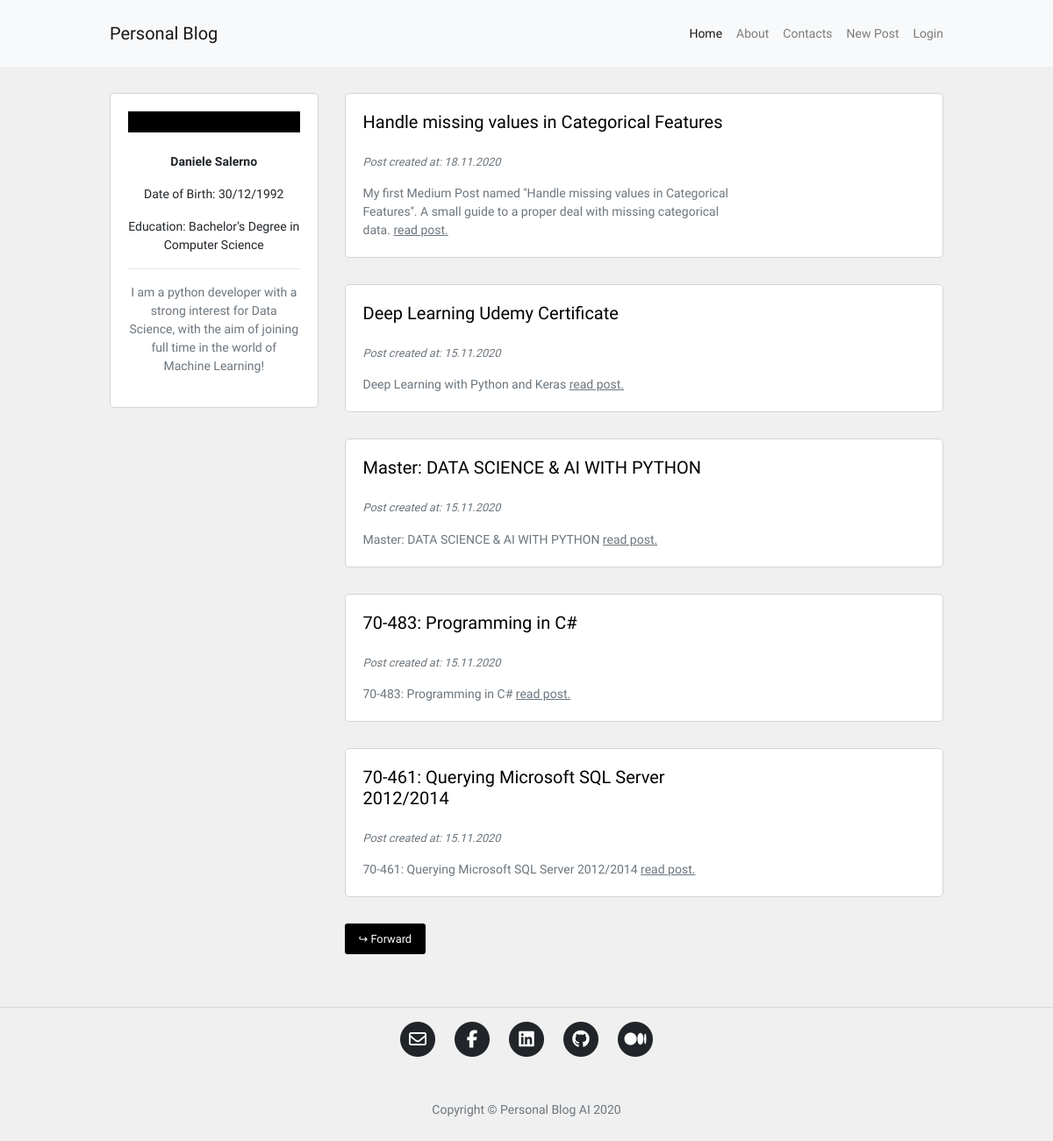
The page / on the database its author committed.
### blog/models.py (models this page shows, shortened)
class Post(db.Model):
    id = db.Column(db.Integer, primary_key=True)
    user_id = db.Column(db.Integer, db.ForeignKey('user.id'), nullable=False)
    insert_time = db.Column(db.DateTime, default=datetime.now)
    title = db.Column(db.String(120), nullable=False)
    description = db.Column(db.String(240))
    body = db.Column(db.Text(), nullable=False)
    slug = db.Column(db.String(250))
    image = db.Column(db.String(120))

### blog/routes.py (the view)
@app.route("/")
def homepage():
    page_number = request.args.get('page', 1, type=int)
    posts = Post.query.order_by(Post.insert_time.desc()).paginate(page_number, 5, True)
    if posts.has_next:
        next_page = url_for("homepage", page=posts.next_num)
    else:
        next_page = None
    if posts.has_prev:
        previous_page = url_for("homepage", page=posts.prev_num)
    else:
        previous_page = None
    return render_template("homepage.html", posts=posts, current_page=page_number,
                            next_page=next_page, previous_page=previous_page)

### blog/templates/homepage.html (shortened to what this page needs)
{% extends 'base.html' %}
{% block content %}
<div class="container content-container">
    <div class="row no-gutters">
        <div class="col-md-9 order-md-2">
            {% for post in posts.items %}
            <div class="single-post-home">
                <div class="container">
                    <div class="row">
                        <div class="col-sm-8 no-padding-left-right">
                            <h5>
                                <a href="{{ url_for('post_detail', post_slug=post.slug) }}">
                                    <p class="hover-underline-animation">{{ post.title }}</p>
                                </a>
                            </h5>
                            <p class="p-small-two text-muted">
                                Post created at: {{ post.insert_time.strftime('%d.%m.%Y') }}
                            </p>
                            {% if post.description %}
                            <p class="p-small-one text-muted mb-0">
                                {{ post.description }}
                                <a class="read-more" href="{{ url_for('post_detail', post_slug=post.slug) }}">read post.</a>
                            </p>
                            {% endif %}
                        </div>
                        <div class="col-sm-4 no-padding-left-right auto-margin">
                            <div class="post-image-block">
                            </div>
                        </div>
                    </div>
                </div>
            </div>
            {% endfor %}
            <div class="pagination-block">
                {% if next_page %}
                <a class="btn btn-sm btn-outline-secondary mouse-cursor-gradient-tracking" href="{{ next_page }}">↪ Forward</a>
                {% endif %}
            </div>
        </div>
        <div class="col-md-3 order-md-1">
            {% include 'about_me_snippet.html' %}
        </div>
    </div>
</div>
{% endblock %}

### blog/templates/base.html (shortened to what this page needs)
<!DOCTYPE html>
<html lang="en">
<head>
	<link rel="stylesheet" href="{{ url_for('static', filename='assets/bootstrap/css/bootstrap.min.css') }}">
	<link rel="stylesheet" href="{{ url_for('static', filename='blog.css') }}">
	<link rel="stylesheet" href="{{ url_for('static', filename='animations.css') }}">
</head>
<body>
    <nav class="navbar navbar-expand-lg navbar-light bg-light">
        <div class="container navbar-container">
            <a class="navbar-brand" href="{{ url_for('homepage') }}">Personal Blog</a>
            <div class="collapse navbar-collapse" id="navbarSupportedContent">
                <ul class="navbar-nav ml-auto">
                <li class="nav-item">
                    <a class="nav-link {% if request.path == '/' %}active{% endif %}" href="{{ url_for('homepage') }}">Home <span class="sr-only">(current)</span></a>
                </li>
                <li class="nav-item">
                    <a class="nav-link {% if request.path == '/about' %}active{% endif %}" href="{{ url_for('about') }}">About</a>
                </li>
                <li class="nav-item">
                    <a class="nav-link {% if request.path == '/contact' %}active{% endif %}" href="{{ url_for('contact') }}">Contacts</a>
                </li>
                <li class="nav-item">
                    <a class="nav-link {% if request.path == '/create-post' %}active{% endif %}" href="{{ url_for('post_create') }}">New Post</a>
                </li>
                {% if current_user.is_authenticated %}
                <li class="nav-item">
                    <a class="nav-link" href="{{ url_for('logout') }}">Logout</a>
                </li>
                {% else %}
                <li class="nav-item">
                    <a class="nav-link" href="{{ url_for('login') }}">Login</a>
                </li>
                {% endif %}
                </ul>
            </div>
        </div>
    </nav>
    {% block content %}
    {% endblock %}
	<hr>
	<footer>
	  <div class="container">
		<div class="row">
		  <div class="col-lg-8 col-md-10 mx-auto">
			<ul class="list-inline text-center">
			  <li class="list-inline-item">
				<a href="mailto:salerno.daniele92@gmail.com">
				  <span class="fa-stack fa-lg">
					<i class="fas fa-circle fa-stack-2x"></i>
					<i class="far fa-envelope fa-stack-1x fa-inverse"></i>
				  </span>
				</a>
			  </li>
			  <li class="list-inline-item">
				<a href="https://www.facebook.com/account92">
				  <span class="fa-stack fa-lg">
					<i class="fas fa-circle fa-stack-2x"></i>
					<i class="fab fa-facebook-f fa-stack-1x fa-inverse"></i>
				  </span>
				</a>
			  </li>
			  <li class="list-inline-item">
				<a href="https://www.linkedin.com/in/daniele-salerno-1314ab129/">
				  <span class="fa-stack fa-lg">
					<i class="fas fa-circle fa-stack-2x"></i>
					<i class="fab fa-linkedin fa-stack-1x fa-inverse"></i>
				  </span>
				</a>
			  </li>
			  <li class="list-inline-item">
				<a href="https://github.com/daniele-salerno">
				  <span class="fa-stack fa-lg">
					<i class="fas fa-circle fa-stack-2x"></i>
					<i class="fab fa-github fa-stack-1x fa-inverse"></i>
				  </span>
				</a>
			  </li>
			  <li class="list-inline-item">
				<a href="https://daniele-salerno.medium.com/">
				  <span class="fa-stack fa-lg">
					<i class="fas fa-circle fa-stack-2x"></i>
					<i class="fab fa-medium fa-stack-1x fa-inverse"></i>
				  </span>
				</a>
			  </li>
			</ul>
			<p class="copyright text-muted">Copyright &copy; Personal Blog AI 2020</p>
		  </div>
		</div>
	  </div>
	</footer>
</body>
</html>

### blog/templates/about_me_snippet.html (shortened to what this page needs)
<div class="about-snippet-block text-center">
  <figure class="hover-img">
  </figure>
  <p class="p-small-one"><strong>Daniele Salerno</strong></p>
  <p class="p-small-one">Date of Birth: 30/12/1992</p>
  <p class="p-small-one">Education: Bachelor's Degree in Computer Science</p>
  <hr>
  <p class="p-small-one text-muted">I am a python developer with a strong interest for Data Science, with the aim of joining full time in the world of Machine Learning!</p>
</div>

### blog/static/blog.css (style rules this page uses)
html, body { font-family: 'Oxanium', sans-serif; background-color: #f0f0f0; }
a { color: #212529; transition: all .2s; }
.navbar-container { max-width: 950px; font-size: 0.875rem; padding: 10px 0px 10px 0px; }
.content-container { max-width: 950px; margin-top: 30px; margin-bottom: 30px; padding: 0px; }
.pagination-block { margin-bottom: 30px; }
.about-snippet-block { background-color: #fff; border: 1px solid #d3d3d3; border-radius: 5px; padding: 20px; }
.no-padding-left-right { padding-right: 0px; padding-left: 0px; }
.auto-margin { margin-top: auto; margin-bottom: auto; }
.single-post-home { background-color: #fff; border: 1px solid #d3d3d3; border-radius: 5px; padding: 20px; margin-bottom: 30px; }
.p-small-one { font-size: 0.875rem; }
.p-small-two { font-size: 0.800rem; font-style: italic; }
@media (min-width: 768px) { .single-post-home { margin-left: 30px; } }
@media (min-width: 768px) { .post-image-block { margin-left: 30px; } }
@media (min-width: 768px) { .pagination-block { margin-left: 30px; } }
@media (min-width: 768px) { .nav-link { padding-right: 0px !important; padding-left: 1rem !important; } }
.read-more { color: #6c757d; text-decoration: underline; }
.list-inline { padding: 50px 0 65px; margin: 0; padding: 0; }
.copyright { padding: 50px 0 65px; font-size: 14px; margin-bottom: 0; text-align: center; }

### blog/static/animations.css (style rules this page uses)
.hover-img { background-color: #000; color: #fff; display: inline-block; overflow: hidden; position: relative; text-align: center; width: 100%; }
.hover-img:before, .hover-img:after { background-color: rgba(0, 0, 0, 0.5); border-top: 32px solid rgba(0, 0, 0, 0.5); border-bottom: 32px solid rgba(0, 0, 0, 0.5); position: absolute; top: 0; bottom: 0; left: 0; right: 0; content: ''; transition: all 0.3s ease; z-index: 1; opacity: 0; transform: scaleY(2); }
.container { overflow-x: hidden; width: 100%; }
.mouse-cursor-gradient-tracking { position: relative; background: black; padding: 0.5rem 1rem; font-size: 0.8rem; border: none; color: white; cursor: pointer; outline: none; overflow: hidden; }
.mouse-cursor-gradient-tracking:before { --size: 0; content: ''; position: absolute; left: var(--x); top: var(--y); width: var(--size); height: var(--size); background: radial-gradient(circle closest-side, white, transparent); transform: translate(-50%, -50%); transition: width 0.2s ease, height 0.2s ease; }
.hover-underline-animation { display: inline-block; position: relative; color: #000; }
.hover-underline-animation:after { content: ''; position: absolute; width: 100%; transform: scaleX(0); height: 2px; bottom: 0; left: 0; background-color: #000; transform-origin: bottom right; transition: transform 0.25s ease-out; }

### rows shown on the page
Post: title "Handle missing values in Categorical Features", insert_time "18.11.2020", description "My first Medium Post named ''Handle missing values in Categorical Features''. A small guide to a proper deal with missing categorical data."
Post: title "Deep Learning Udemy Certificate", insert_time "15.11.2020", description "Deep Learning with Python and Keras"
Post: title "Master: DATA SCIENCE & AI WITH PYTHON", insert_time "15.11.2020", description "Master: DATA SCIENCE & AI WITH PYTHON"
Post: title "70-483: Programming in C#", insert_time "15.11.2020", description "70-483: Programming in C#"
Post: title "70-461: Querying Microsoft SQL Server 2012/2014", insert_time "15.11.2020", description "70-461: Querying Microsoft SQL Server 2012/2014"
